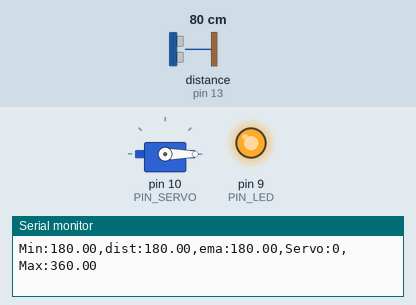
This sketch was run on a simulated Arduino Uno, built with avr-gcc and run on an emulated ATmega328P. On the bench: servo, output pins drawn as LEDs (lit = HIGH), the last lines printed to the serial monitor. Wiring (inferred from the names in the program): ultrasonic range finder: trigger pin 12; echo pin 13. Inputs (shaded band) come from the test bench; at power-on: distance to the obstacle (sensor on pin 13) 80 cm. The echo pulse lasts 58.3 µs per cm; pins used as bus, display or sensor lines are not drawn.

Above: at 1.2 s.
1.3 s: distance to the obstacle (sensor on pin 13) set to 35 cm
At 2.6 s:
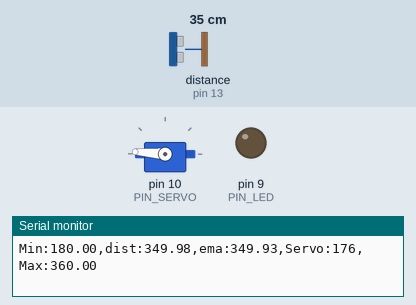
4.3 s: distance to the obstacle (sensor on pin 13) set to 2 cm
At 4.7 s:
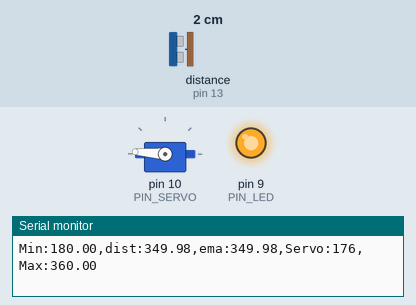
5.8 s: distance to the obstacle (sensor on pin 13) set to 18 cm
At 6.3 s:
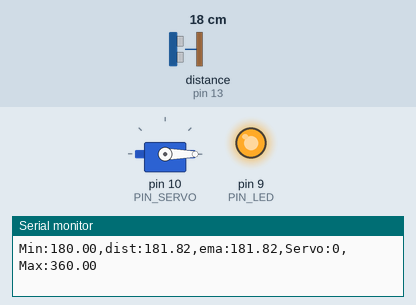
Timing chart, 0 to 8.8 s (numbered marks = the images above; inputs shaded):
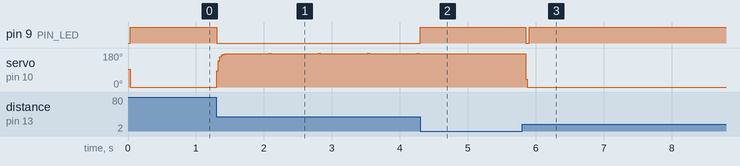

The sketch:

11_example_1.ino
```cpp
#include <Servo.h>

// Arduino pin assignment
#define PIN_LED   9   // LED active-low
#define PIN_TRIG  12  // sonar sensor TRIGGER
#define PIN_ECHO  13  // sonar sensor ECHO
#define PIN_SERVO 10  // servi motor

// configurable parameters for sonar
#define SND_VEL 346.0     // sound velocity at 24 celsius degree (unit: m/sec)
#define INTERVAL 25      // sampling interval (unit: msec)
#define PULSE_DURATION 10 // ultra-sound Pulse Duration (unit: usec)
#define _DIST_MIN 180.0   // minimum distance to be measured (unit: mm)
#define _DIST_MAX 360.0   // maximum distance to be measured (unit: mm)

#define TIMEOUT ((INTERVAL / 2) * 1000.0) // maximum echo waiting time (unit: usec)
#define SCALE (0.001 * 0.5 * SND_VEL) // coefficent to convert duration to distance

#define _EMA_ALPHA 0.6    // EMA weight of new sample (range: 0 to 1)
                          // Setting EMA to 1 effectively disables EMA filter.

// Target Distance
#define _TARGET_LOW  180.0
#define _TARGET_HIGH 360.0

// duty duration for myservo.writeMicroseconds()
// NEEDS TUNING (servo by servo)

#define _DUTY_MIN 500 // servo full clockwise position (0 degree)
#define _DUTY_NEU 1500 // servo neutral position (90 degree)_DUTY_NEU = (_DUTY_MIN+_DUTY_MAX) / 2
#define _DUTY_MAX 2500 // servo full counterclockwise position (180 degree)

// global variables
float  dist_ema, dist_prev = _DIST_MAX; // unit: mm
unsigned long last_sampling_time; // unit: ms
float _DUTY_BY_RANGE; //* 0 to 100

Servo myservo;

void setup() {
  // initialize GPIO pins
  pinMode(PIN_LED, OUTPUT);
  pinMode(PIN_TRIG, OUTPUT);  // sonar TRIGGER
  pinMode(PIN_ECHO, INPUT);   // sonar ECHO
  digitalWrite(PIN_TRIG, LOW);  // turn-off Sonar

  myservo.attach(PIN_SERVO);
  myservo.writeMicroseconds(_DUTY_NEU);

  // initialize USS related variables
  dist_prev = _DIST_MIN; // raw distance output from USS (unit: mm)

  // initialize serial port
  Serial.begin(57600);
}

void loop() {
  float  dist_raw;

  // wait until next sampling time.
  if (millis() < (last_sampling_time + INTERVAL))
    return;

  dist_raw = USS_measure(PIN_TRIG, PIN_ECHO); // read distance

  if (dist_raw < _DIST_MIN) {
    dist_raw = dist_prev;           // cut lower than minimum
    digitalWrite(PIN_LED, 1);       // LED OFF
  } else if (dist_raw > _DIST_MAX) {
    dist_raw = dist_prev;           // Cut higher than maximum
    digitalWrite(PIN_LED, 1);       // LED OFF
  } else {    // In desired Range
    digitalWrite(PIN_LED, 0);       // LED ON
 dist_prev = dist_raw;
  }

  // Apply ema filter here
  dist_ema = (_EMA_ALPHA)*dist_raw + (1-_EMA_ALPHA)*dist_ema;

  // adjust servo position according to the USS read value

  // add your code here!
  // Use _TARGET_LOW, _TARGET_HIGH

  _DUTY_BY_RANGE = (_DUTY_MIN+(_DUTY_MAX-_DUTY_MIN))*((dist_ema-_TARGET_LOW)/(_TARGET_HIGH - _TARGET_LOW)); //* (Duty range)*(0~100range)

  if (dist_ema < _TARGET_LOW) {
    myservo.writeMicroseconds(_DUTY_MIN);
  } else if (dist_ema > _TARGET_HIGH) {
    myservo.writeMicroseconds(_DUTY_MAX);
  } else {
    myservo.writeMicroseconds(_DUTY_BY_RANGE);
  }
  // output the distance to the serial port
  Serial.print("Min:");    Serial.print(_DIST_MIN);
  Serial.print(",dist:");  Serial.print(dist_raw);
  Serial.print(",ema:");  Serial.print(dist_ema);
  Serial.print(",Servo:"); Serial.print(myservo.read());
  Serial.print(",Max:");   Serial.print(_DIST_MAX);
  Serial.println("");

  // update last sampling time
  last_sampling_time += INTERVAL;

}

// get a distance reading from USS. return value is in millimeter.
float USS_measure(int TRIG, int ECHO)
{
  digitalWrite(TRIG, HIGH);
  delayMicroseconds(PULSE_DURATION);
  digitalWrite(TRIG, LOW);

  return pulseIn(ECHO, HIGH, TIMEOUT) * SCALE; // unit: mm

  // Pulse duration to distance conversion example (target distance = 17.3m)
  // - round trip distance: 34.6m
  // - expected pulse duration: 0.1 sec, or 100,000us
  // - pulseIn(ECHO, HIGH, timeout) * 0.001 * 0.5 * SND_VEL
  //        = 100,000 micro*sec * 0.001 milli/micro * 0.5 * 346 meter/sec
  //        = 100,000 * 0.001 * 0.5 * 346 * micro * sec * milli * meter
  //                                        ----------------------------
  //                                         micro * sec
  //        = 100 * 173 milli*meter = 17,300 mm = 17.3m
  // pulseIn() returns microseconds.
}
```

Measured:
- after the input at 4.3 s, pin 9 (PIN_LED): LOW → HIGH at once; servo on pin 10 (PIN_SERVO): goes on until 4.3 s, then stays 176°
- after the input at 5.8 s, pin 9 (PIN_LED): HIGH → LOW after 0.05 s, → HIGH 0.05 s later; servo on pin 10 (PIN_SERVO): 176° → 0° after 0.05 s
